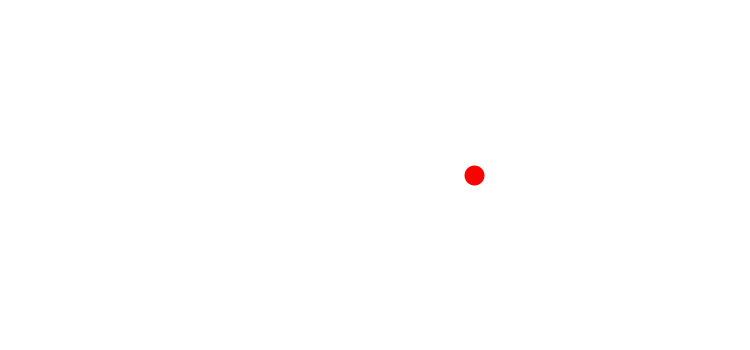
Frame 1 (no input)
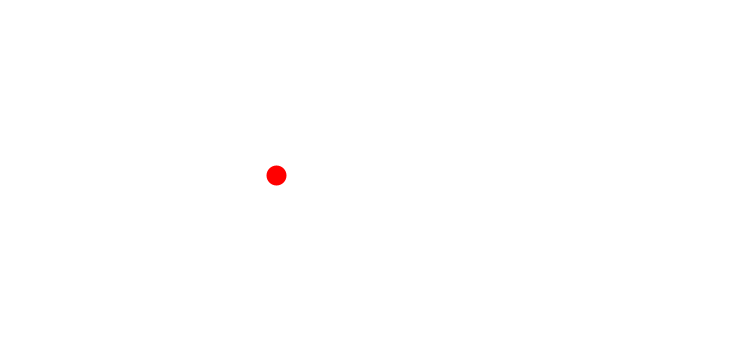
Frame 60 (the mouse pressed at the canvas centre just before this capture)
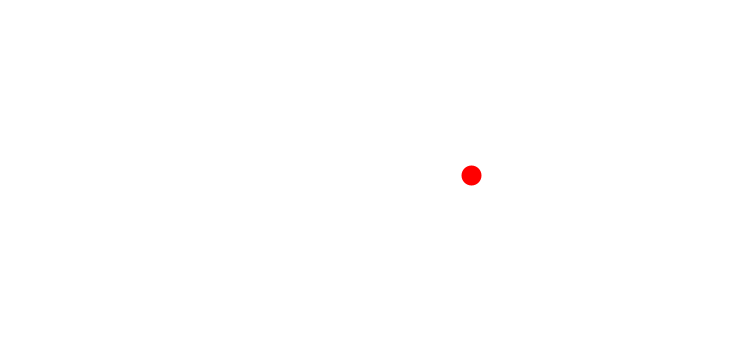
Frame 120 (the mouse held since frame 60 and released just before this capture)

The Processing sketch that drew these frames (run headless with seeded random() and noise(); from frame 60 on, the mouse is pressed at the canvas centre):

// Processing sketch: sketch01
// ── sketch01.pde
void setup() {
  size(750, 350);
  stroke(255, 0, 0);
  strokeWeight(20);
}

void draw() {
  background(255);
  // 原点を画面中心に移動
  translate(width/2, height/2);

  // cos()が返した値をxに代入
  float x = 100 * cos(frameCount*0.05);

  // xを表す点を描画してみる
  point(x, 0);
}
